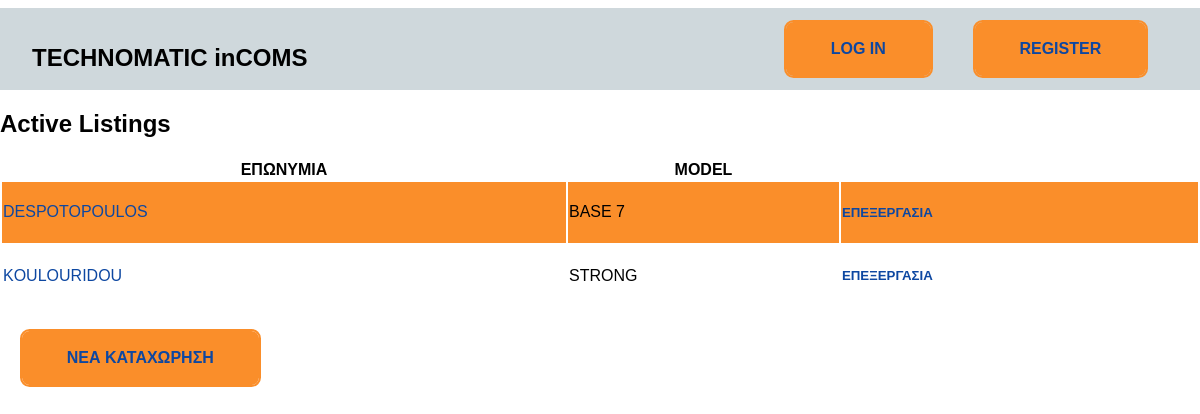
Page /cLogs on the earlier database version.
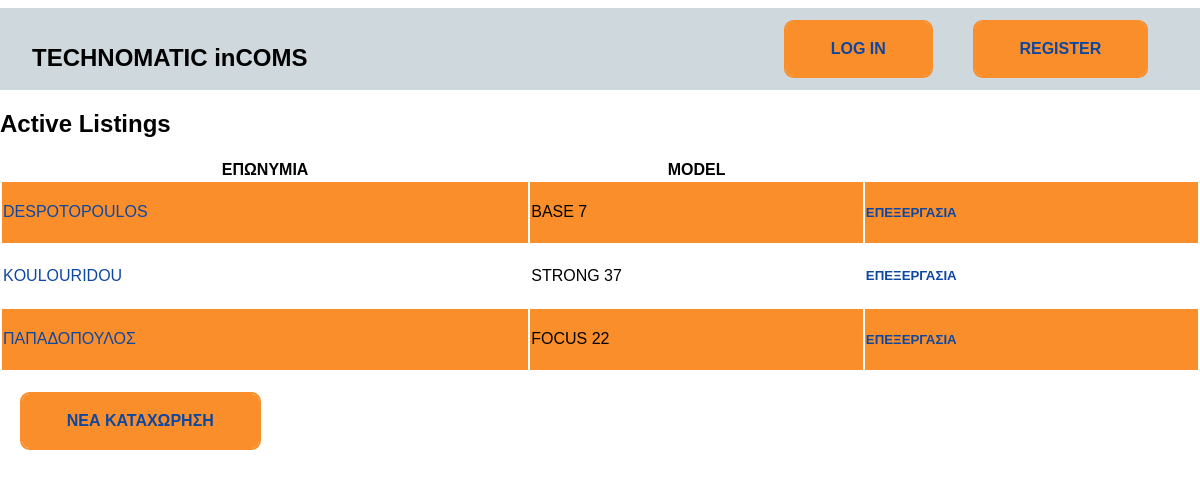
Same page on the later database version.
### log/models.py (models this page shows, shortened)
class cList(models.Model):
    cOwner = models.CharField(max_length=32)
    cModel = models.CharField(max_length=32)
    cSerial = models.CharField(max_length=32)
    cBuyDate = models.DateField()

### log/views.py (the view)
# urls.py: path("cLogs", views.cLogs,name="cLogs"),
def cLogs(request):
        activeItems = cList.objects.all()
        return render(request, "incoms/cLogs.html",{
            "activeItems":activeItems,
        })

### log/templates/incoms/cLogs.html
{% extends "incoms/layout.html" %}
{% block body %}
    <h2>Active Listings</h2>
    <table>
        <tr>
          <th>ΕΠΩΝΥΜΙΑ</th>
          <th>MODEL</th>
          <th></th>
        </tr>
    {% for item in activeItems %}
    <div>
            <tr>
              <td><a href="{% url 'itemview' id=item.id %}">{{ item.cOwner }}</a></td>
              <td>{{ item.cModel }}</td>
              <td> <h5><a href="{% url 'editEntry' id=item.id %}">ΕΠΕΞΕΡΓΑΣΙΑ</h5></td>
            </tr>
    </div>
    {%endfor%}
</table>
    <button class="btn third"type="submit"><a href="{% url 'newEntry' %}">ΝΕΑ ΚΑΤΑΧΩΡΗΣΗ</button>
{% endblock %}

### log/templates/incoms/layout.html (shortened to what this page needs)
{% load static %}
<!DOCTYPE html>
<html lang="en">
    <head>
        <link rel="stylesheet" href="{% static 'incoms/layout.css' %}">
    </head>
    <body>
        <div class="navbar">
            <nav>
                <h2>TECHNOMATIC inCOMS</h2>
                <ul>
                {% if user.is_authenticated %}
                  <li class="btn third"><a href="{% url 'cLogs' %}">COMPRESSORS LOG</a></li>
                  <li class="btn third"><a href="{% url 'cLogs' %}">ΠΑΡΑΓΓΕΛΙΕΣ ΕΞΩΤΕΡΙΚΟΥ</a></li>
                  <li class="btn third"><a href="{% url 'logout' %}">Logout</a></li>
                  <form action="{% url 'search' %}" method = "POST">
                    {% csrf_token %}
                    <input class="search" type="text" name="q" placeholder="Search Encyclopedia">
                </form>
                {% else %}
                <li class="btn third"><a class="nav-link" href="{% url 'login' %}">Log In</a>
                </li>
                <li class="btn third"><a class="nav-link" href="{% url 'register' %}">Register</a>
                </li>
                {% endif %}
                </ul>
              </nav>
        </div>
    </body>
</html>
        {% block body %}
        {% endblock %}
    </body>
</html>

### log/static/incoms/layout.css (style rules this page uses)
html, body { margin: 0; padding: 0; width: 100%; height: 100%; background: #ffffff; font-family: "Montserrat", sans-serif; font-size: 16px; }
.btn { box-sizing: border-box; -webkit-appearance: none; -moz-appearance: none; appearance: none; background-color: transparent; border: 2px solid #e74c3c; border-radius: 0.6em; color: #e74c3c; cursor: pointer; display: flex; align-self: center; font-size: 1rem; font-weight: 400; line-height: 1; margin: 20px; padding: 1.2em 2.8em; text-decoration: none; text-align: center; text-transform: uppercase; font-family: "Montserrat", sans-serif; font-weight: 700; }
.third { border-color: #FA8E2A; color: #fff; box-shadow: 0 0 40px 40px #FA8E2A inset, 0 0 0 0 #FA8E2A; transition: all 150ms ease-in-out; }
nav { display: flex; justify-content: space-between; padding: 1rem 2rem; background: #cfd8dc; max-height: 50px; margin-top: 0.5rem; }
nav ul { display: flex; list-style: none; }
nav li { padding-left: 1rem; }
a { text-decoration: none; color: #0d47a1 }
table { width: 100%; }
tr:nth-child(even) { background-color: #FA8E2A; }

Differences in the rows shown:
changed cList "KOULOURIDOU": cModel "STRONG" → "STRONG 37"
added cList: cOwner "ΠΑΠΑΔΟΠΟΥΛΟΣ", cModel "FOCUS 22"
